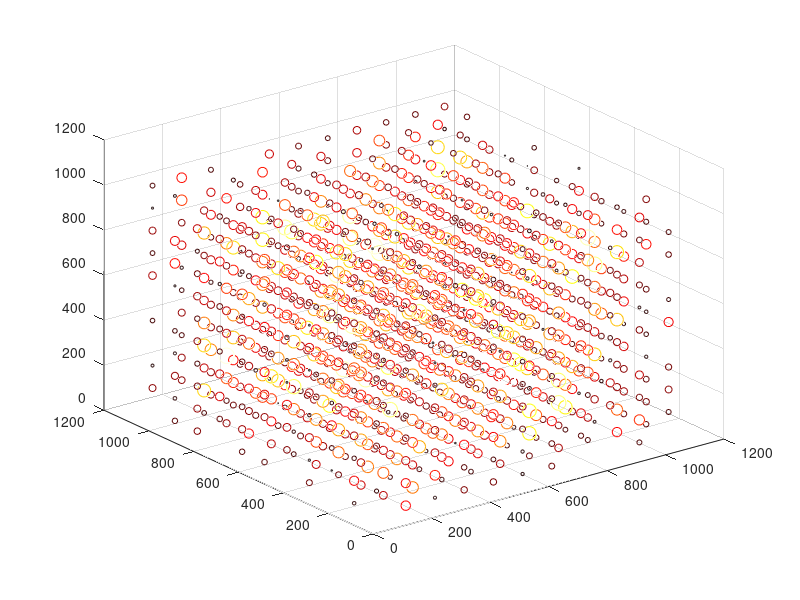

Source code (MATLAB):
%% Create dataSet of random particle interations in 3d space
for i=1:5000
    if i == 1
        dataSet = [rand()*100 rand()*100 rand()*100 rand() i];
    else
        dataSet(i,:) = [rand()*100 rand()*100 rand()*100 rand() i];
    end
end
% dataSet = [x y z interactionStrength imageNumber]

xLimits = [min(dataSet(:,1)) max(dataSet(:,1))];
yLimits = [min(dataSet(:,2)) max(dataSet(:,2))];
zLimits = [min(dataSet(:,3)) max(dataSet(:,3))];

binSize = 10; % Number of bins to split each spatial dimention into
binXInterval = (xLimits(2)-xLimits(1))/binSize;
binYInterval = (yLimits(2)-yLimits(1))/binSize;
binZInterval = (zLimits(2)-zLimits(1))/binSize;

histo = [];
for i=xLimits(1)+(binSize/2):binXInterval:xLimits(2) + (binSize/2)
    for j=yLimits(1)+(binSize/2):binYInterval:yLimits(2) + (binSize/2)
        for k=zLimits(1)+(binSize/2):binZInterval:zLimits(2) + (binSize/2)
            %% Filter out particle interactions found within the current spatial bin
            idx = find((dataSet(:,1) > (i - binSize)) .* (dataSet(:,1) < i));
            temp = dataSet(idx,:);
            idx = find((temp(:,2) > (j - binSize)) .* (temp(:,2) < j));
            temp = temp(idx,:);
            idx = find((temp(:,3) > (k - binSize)) .* (temp(:,3) < k));
            temp = temp(idx,:);
            %% Add up all interaction strengths found within this bin
            histo = [histo; i j k sum(temp(:,4))];
        end
    end
end
%% Remove bins with no particle interactions
idx = find(histo(:,4)>0);
histo = histo(idx,:);
numberOfImages = max(dataSet(:,5));
%% Plot result
PointSizeMultiplier = 100000;
scatter3(histo(:,1).*binXInterval + xLimits(1),histo(:,2).*binYInterval + yLimits(1),histo(:,3).*binZInterval + zLimits(1),(histo(:,4)/numberOfImages)*PointSizeMultiplier,(histo(:,4)/numberOfImages));
colormap hot;
%Size and color represent the average interaction intensity over time
